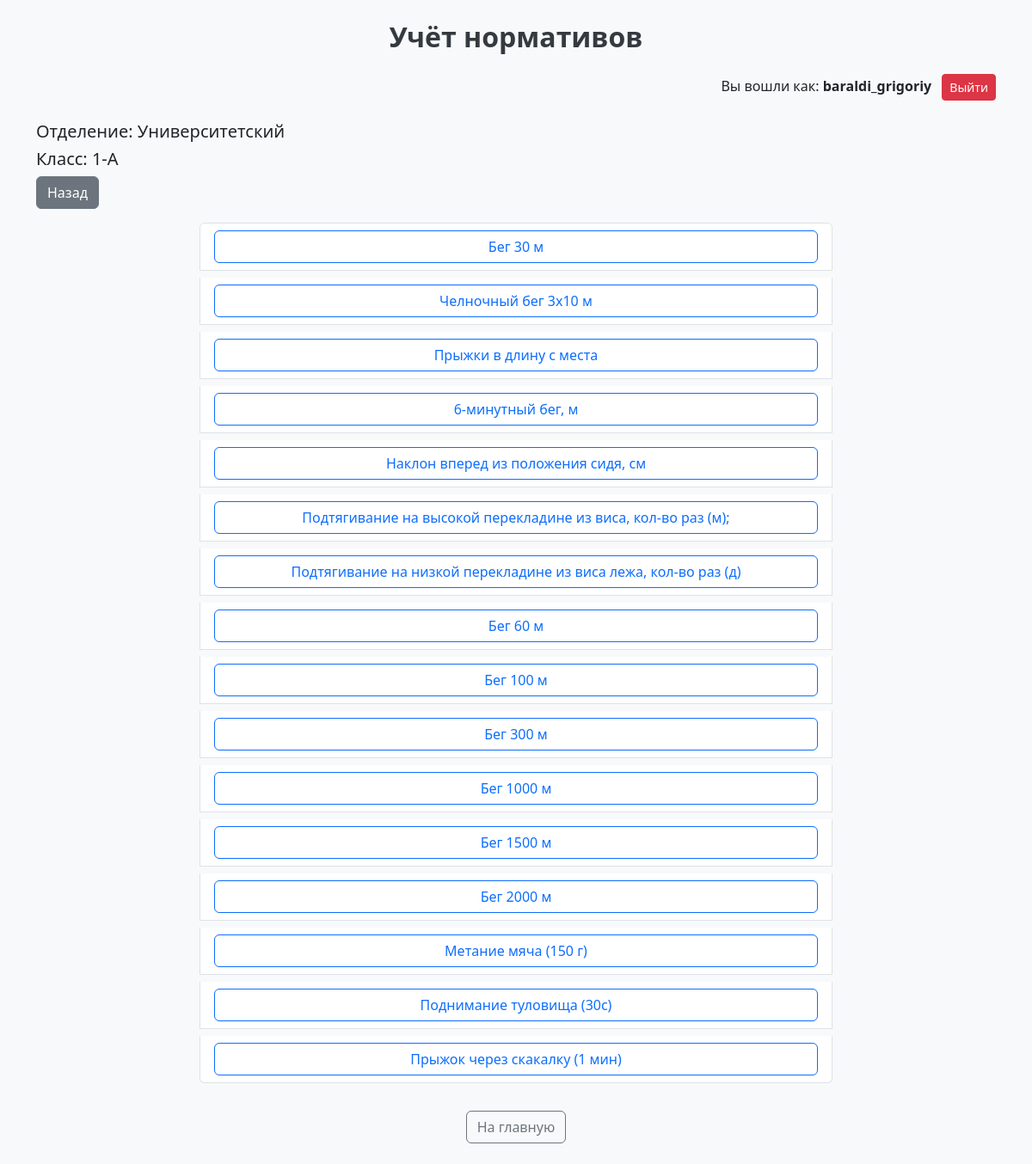
The page /select_normative/Университетский/1-А (signed in) on the database its author committed.
### tables this page shows
CREATE TABLE "Normatives" (
	"id"	INTEGER,
	"name"	TEXT NOT NULL,
	"unit"	TEXT NOT NULL,
	"min_age"	INTEGER NOT NULL,
	"max_age"	INTEGER,
	"category"	TEXT NOT NULL,
	PRIMARY KEY("id" AUTOINCREMENT)
);

### server.py (the view)
@app.route('/select_normative/<department>/<class_name>')
def select_normative(department, class_name):
    conn = get_db_connection()
    normatives = conn.execute('SELECT id, name FROM Normatives').fetchall()
    conn.close()
    return render_template('select_normative.html', department=department, class_name=class_name, normatives=normatives)

### server.py (called while the page is built)
def get_db_connection():
    conn = sqlite3.connect(DB_PATH)
    conn.row_factory = sqlite3.Row
    return conn

### templates/select_normative.html
{% extends 'base.html' %}
{% block content %}
<h5>Отделение: {{ department }}</h5>
<h5>Класс: {{ class_name }}</h5>
<a href="{{ url_for('select_class', department=department) }}" class="btn btn-secondary mb-3">Назад</a>
<div class="row justify-content-center">
    <div class="col-md-8">
        <div class="list-group">
            {% for norm in normatives %}
                <div class="list-group-item mb-2">
                    <a href="{{ url_for('select_student', department=department, class_name=class_name, normative_id=norm['id']) }}" class="btn btn-outline-primary w-100">
                        {{ norm['name'] }}
                    </a>
                </div>
            {% endfor %}
        </div>
    </div>
</div>
{% endblock %}

### templates/base.html (shortened to what this page needs)
<!DOCTYPE html>
<html lang="ru">
<head>
    <link rel="stylesheet" href="https://cdn.jsdelivr.net/npm/bootstrap@5.3.0/dist/css/bootstrap.min.css">
</head>
<body>
<div class="container py-4">
    <h1 class="mb-4 text-center">Учёт нормативов</h1>
    {% if session.get('user_id') %}
    <div class="text-end mb-4">
        <span class="me-2">Вы вошли как: <strong>{{ session['username'] }}</strong></span>
        <a href="{{ url_for('logout') }}" class="btn btn-danger btn-sm">Выйти</a>
    </div>
    {% endif %}
    {% block content %}{% endblock %}
    <div class="text-center">
        <a href="{{ url_for('index') }}" class="btn btn-outline-secondary mt-4">На главную</a>
    </div>
</div>
</body>
</html>

### templates/base.html (style rules this page uses)
body { background-color: #f8f9fa; }
h1 { font-size: 2rem; font-weight: bold; color: #343a40; }

### rows shown on the page
Normatives: name "Бег 30 м"
Normatives: name "Челночный бег 3х10 м"
Normatives: name "Прыжки в длину с места"
Normatives: name "6-минутный бег, м"
Normatives: name "Наклон вперед из положения сидя, см"
Normatives: name "Подтягивание на высокой перекладине из виса, кол-во раз (м);"
Normatives: name "Подтягивание на низкой перекладине из виса лежа, кол-во раз (д)"
Normatives: name "Бег 60 м"
Normatives: name "Бег 100 м"
Normatives: name "Бег 300 м"
Normatives: name "Бег 1000 м"
Normatives: name "Бег 1500 м"
Normatives: name "Бег 2000 м"
Normatives: name "Метание мяча (150 г)"
Normatives: name "Поднимание туловища (30с)"
Normatives: name "Прыжок через скакалку (1 мин)"

### other values the page prints
{{ session['username'] }} "baraldi_grigoriy"
{{ department }} "Университетский"
{{ class_name }} "1-А"
